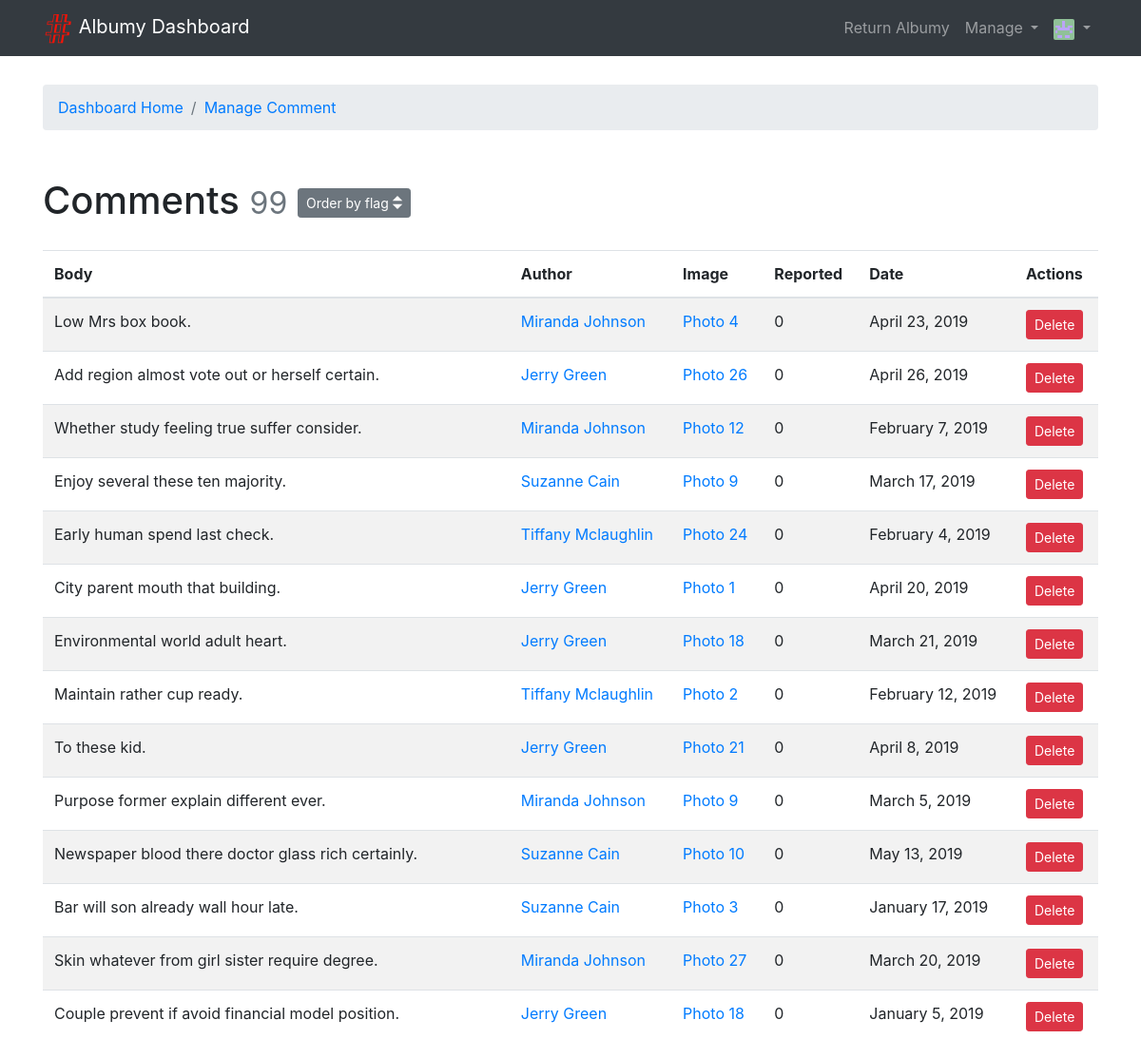
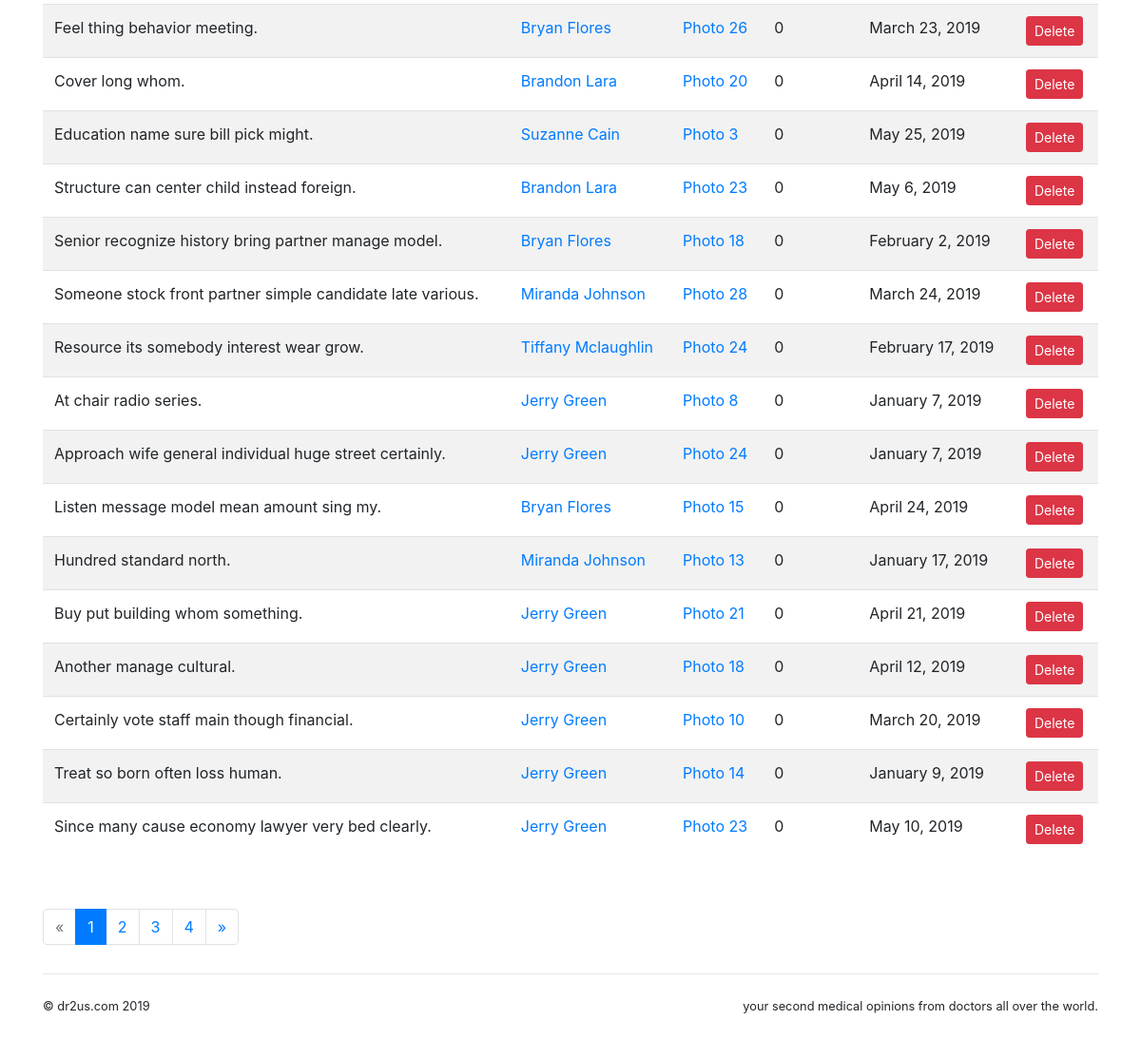
Screenshot of /admin/manage/comment (signed in) with the database file from the repository (2 pictures, top to bottom).
### albumy/models.py (models this page shows, shortened)
@whooshee.register_model('name', 'username')
class User(db.Model, UserMixin):
    id = db.Column(db.Integer, primary_key=True)
    username = db.Column(db.String(20), unique=True, index=True)
    email = db.Column(db.String(254), unique=True, index=True)
    password_hash = db.Column(db.String(128))
    name = db.Column(db.String(30))
    website = db.Column(db.String(255))
    bio = db.Column(db.String(120))
    location = db.Column(db.String(50))
    member_since = db.Column(db.DateTime, default=datetime.utcnow)
    avatar_s = db.Column(db.String(64))
    avatar_m = db.Column(db.String(64))
    avatar_l = db.Column(db.String(64))
    avatar_raw = db.Column(db.String(64), default='default.jpg')
    avatar_raw2 = db.Column(db.String(64), default='default2.jpg')
    confirmed = db.Column(db.Boolean, default=False)
    locked = db.Column(db.Boolean, default=False)
    active = db.Column(db.Boolean, default=True)
    public_collections = db.Column(db.Boolean, default=True)
    receive_comment_notification = db.Column(db.Boolean, default=True)
    receive_follow_notification = db.Column(db.Boolean, default=True)
    receive_collect_notification = db.Column(db.Boolean, default=True)
    role_id = db.Column(db.Integer, db.ForeignKey('role.id'))
    role = db.relationship('Role', back_populates='users')
    photos = db.relationship('Photo', back_populates='author', cascade='all')
    comments = db.relationship('Comment', back_populates='author', cascade='all')
    notifications = db.relationship('Notification', back_populates='receiver', cascade='all')
    collections = db.relationship('Collect', back_populates='collector', cascade='all')
    following = db.relationship('Follow', foreign_keys=[Follow.follower_id], back_populates='follower',
                                lazy='dynamic', cascade='all')
    followers = db.relationship('Follow', foreign_keys=[Follow.followed_id], back_populates='followed',
                                lazy='dynamic', cascade='all')
    awards = db.relationship('Rate', foreign_keys=[Rate.awarded_id], back_populates='awarded', cascade='all',
                             lazy='dynamic')
    doctor = db.relationship('Doctor', backref='user', cascade='all, delete-orphan', uselist=False)
    invites = db.relationship('Invite', foreign_keys=[Invite.user_id], back_populates='user', cascade='all',
                              lazy='dynamic')
    @property
    def is_active(self):
        return self.active
    def can(self, permission_name):
        permission = Permission.query.filter_by(name=permission_name).first()
        return permission is not None and self.role is not None and permission in self.role.permissions

class Comment(db.Model):
    id = db.Column(db.Integer, primary_key=True)
    body = db.Column(db.Text)
    timestamp = db.Column(db.DateTime, default=datetime.utcnow, index=True)
    flag = db.Column(db.Integer, default=0)
    replied_id = db.Column(db.Integer, db.ForeignKey('comment.id'))
    author_id = db.Column(db.Integer, db.ForeignKey('user.id'))
    photo_id = db.Column(db.Integer, db.ForeignKey('photo.id'))
    photo = db.relationship('Photo', back_populates='comments')
    author = db.relationship('User', back_populates='comments')
    replies = db.relationship('Comment', back_populates='replied', cascade='all')
    replied = db.relationship('Comment', back_populates='replies', remote_side=[id])

@whooshee.register_model('description')
class Photo(db.Model):
    id = db.Column(db.Integer, primary_key=True)
    description = db.Column(db.String(500))
    filename = db.Column(db.String(64))
    filename_s = db.Column(db.String(64))
    filename_m = db.Column(db.String(64))
    timestamp = db.Column(db.DateTime, default=datetime.utcnow, index=True)
    can_comment = db.Column(db.Boolean, default=True)
    flag = db.Column(db.Integer, default=0)
    author_id = db.Column(db.Integer, db.ForeignKey('user.id'))
    rates = db.relationship('Rate', foreign_keys=[Rate.rater_photo_id], back_populates='rater_photo', cascade='all',
                            lazy='dynamic')  # get the rate data that are given by this photo user
    author = db.relationship('User', back_populates='photos')
    comments = db.relationship('Comment', back_populates='photo', cascade='all')
    collectors = db.relationship('Collect', back_populates='collected', cascade='all')
    tags = db.relationship('Tag', secondary=tagging, back_populates='photos')
    invites = db.relationship('Invite', foreign_keys=[Invite.photo_id], back_populates='photo', cascade='all',
                              lazy='dynamic')

### albumy/blueprints/admin.py (the view)
@admin_bp.route('/manage/comment', defaults={'order': 'by_flag'})
@admin_bp.route('/manage/comment/<order>')
@login_required
@permission_required('MODERATE')
def manage_comment(order):
    page = request.args.get('page', 1, type=int)
    per_page = current_app.config['ALBUMY_MANAGE_COMMENT_PER_PAGE']
    order_rule = 'flag'
    if order == 'by_time':
        pagination = Comment.query.order_by(Comment.timestamp.desc()).paginate(page, per_page)
        order_rule = 'time'
    else:
        pagination = Comment.query.order_by(Comment.flag.desc()).paginate(page, per_page)
    comments = pagination.items
    return render_template('admin/manage_comment.html', pagination=pagination, comments=comments, order_rule=order_rule)

### albumy/__init__.py (called while the page is built)
def register_template_context(app):
    @app.context_processor
    def make_template_context():
        if current_user.is_authenticated:
            notification_count = Notification.query.with_parent(current_user).filter_by(is_read=False).count()
        else:
            notification_count = None
        return dict(notification_count=notification_count)

### albumy/extensions.py (called while the page is built)
@login_manager.user_loader
def load_user(user_id):
    from albumy.models import User
    user = User.query.get(int(user_id))
    return user

### albumy/templates/admin/manage_comment.html (shortened to what this page needs)
{% extends 'admin/index.html' %}
{% from 'bootstrap/pagination.html' import render_pagination %}
{% block content %}
    <nav aria-label="breadcrumb">
        <ol class="breadcrumb">
            {{ render_breadcrumb_item('admin.index', 'Dashboard Home') }}
            {{ render_breadcrumb_item('admin.manage_comment', 'Manage Comment') }}
        </ol>
    </nav>
    <div class="page-header">
        <h1>Comments
            <small class="text-muted">{{ pagination.total }}</small>
            <span class="dropdown">
            <button class="btn btn-secondary btn-sm" type="button" id="dropdownMenuButton" data-toggle="dropdown"
                    aria-haspopup="true" aria-expanded="false">
                Order by {{ order_rule }} <span class="oi oi-elevator"></span>
            </button>
        </span>
        </h1>
    </div>
    {% if comments %}
        <table class="table table-striped">
            <thead>
            <tr>
                <th>Body</th>
                <th>Author</th>
                <th>Image</th>
                <th>Reported</th>
                <th>Date</th>
                <th>Actions</th>
            </tr>
            </thead>
            {% for comment in comments %}
                <tr>
                    <td>{{ comment.body }}</td>
                    <td>
                        <a href="{{ url_for('user.index', username=comment.author.username) }}">{{ comment.author.name }}</a>
                    </td>
                    <td>
                        <a href="{{ url_for('main.show_photo', photo_id=comment.photo.id) }}">Photo {{ comment.photo.id }}</a>
                    </td>
                    <td>{{ comment.flag }}</td>
                    <td>{{ moment(comment.timestamp).format('LL') }}</td>
                    <td>
                        <form class="inline" method="post"
                              action="{{ url_for('main.delete_comment', comment_id=comment.id, next=request.full_path) }}">
                            <button type="submit" class="btn btn-danger btn-sm"
                                    onclick="return confirm('Are you sure?');">Delete
                            </button>
                        </form>
                    </td>
                </tr>
            {% endfor %}
        </table>
        <div class="page-footer">{{ render_pagination(pagination) }}</div>
    {% else %}
        <div class="tip"><h5>No comments.</h5></div>
    {% endif %}
{% endblock %}

### albumy/templates/admin/index.html (shortened to what this page needs)
{% extends 'base.html' %}
{% from 'bootstrap/nav.html' import render_breadcrumb_item %}
{% block navbar %}
    <nav class="navbar navbar-expand-lg navbar-dark bg-dark">
        <div class="container">
            <a class="navbar-brand" href="{{ url_for('admin.index') }}">
                <img src="{{ url_for('static', filename='favicon.ico') }}" alt="Albumy"> Albumy Dashboard
            </a>
            <div class="collapse navbar-collapse" id="navbarColor01">
                <div class="navbar-nav ml-auto">
                    {{ render_nav_item('main.index', 'Return Albumy') }}
                    <div class="dropdown nav-item">
                        <a href="#" class="nav-link dropdown-toggle" data-toggle="dropdown" role="button"
                           aria-expanded="false">Manage
                        </a>
                    </div>
                    <div class="dropdown nav-item">
                        <a href="#" class="nav-link dropdown-toggle" data-toggle="dropdown" role="button"
                           aria-expanded="false">
                            <img class="avatar-xs"
                                 src="{{ url_for('main.get_avatar', filename=current_user.avatar_s) }}">
                        </a>
                    </div>
                </div>
            </div>
        </div>
    </nav>
{% endblock %}

### albumy/static/css/style.css (style rules this page uses)
.inline { display: inline; }
.page-header { padding-top: 20px; padding-bottom: 20px; }
.page-footer { padding-top: 40px; }
nav { margin-bottom: 30px; }
.avatar-xs { width: 22px; height: 22px; border-radius: 2px; }

### rows the page displays
User: avatar_s (picture)
Comment: body "Low Mrs box book.", author.name "Miranda Johnson", photo.id "4", flag "0", timestamp "April 23, 2019"
Comment: body "Add region almost vote out or herself certain.", author.name "Jerry Green", photo.id "26", flag "0", timestamp "April 26, 2019"
Comment: body "Whether study feeling true suffer consider.", author.name "Miranda Johnson", photo.id "12", flag "0", timestamp "February 7, 2019"
Comment: body "Enjoy several these ten majority.", author.name "Suzanne Cain", photo.id "9", flag "0", timestamp "March 17, 2019"
Comment: body "Early human spend last check.", author.name "Tiffany Mclaughlin", photo.id "24", flag "0", timestamp "February 4, 2019"
Comment: body "City parent mouth that building.", author.name "Jerry Green", photo.id "1", flag "0", timestamp "April 20, 2019"
Comment: body "Environmental world adult heart.", author.name "Jerry Green", photo.id "18", flag "0", timestamp "March 21, 2019"
Comment: body "Maintain rather cup ready.", author.name "Tiffany Mclaughlin", photo.id "2", flag "0", timestamp "February 12, 2019"
Comment: body "To these kid.", author.name "Jerry Green", photo.id "21", flag "0", timestamp "April 8, 2019"
Comment: body "Purpose former explain different ever.", author.name "Miranda Johnson", photo.id "9", flag "0", timestamp "March 5, 2019"
Comment: body "Newspaper blood there doctor glass rich certainly.", author.name "Suzanne Cain", photo.id "10", flag "0", timestamp "May 13, 2019"
Comment: body "Bar will son already wall hour late.", author.name "Suzanne Cain", photo.id "3", flag "0", timestamp "January 17, 2019"
Comment: body "Skin whatever from girl sister require degree.", author.name "Miranda Johnson", photo.id "27", flag "0", timestamp "March 20, 2019"
Comment: body "Couple prevent if avoid financial model position.", author.name "Jerry Green", photo.id "18", flag "0", timestamp "January 5, 2019"
Comment: body "Feel thing behavior meeting.", author.name "Bryan Flores", photo.id "26", flag "0", timestamp "March 23, 2019"
Comment: body "Cover long whom.", author.name "Brandon Lara", photo.id "20", flag "0", timestamp "April 14, 2019"
Comment: body "Education name sure bill pick might.", author.name "Suzanne Cain", photo.id "3", flag "0", timestamp "May 25, 2019"
Comment: body "Structure can center child instead foreign.", author.name "Brandon Lara", photo.id "23", flag "0", timestamp "May 6, 2019"
Comment: body "Senior recognize history bring partner manage model.", author.name "Bryan Flores", photo.id "18", flag "0", timestamp "February 2, 2019"
Comment: body "Someone stock front partner simple candidate late various.", author.name "Miranda Johnson", photo.id "28", flag "0", timestamp "March 24, 2019"
Comment: body "Resource its somebody interest wear grow.", author.name "Tiffany Mclaughlin", photo.id "24", flag "0", timestamp "February 17, 2019"
Comment: body "At chair radio series.", author.name "Jerry Green", photo.id "8", flag "0", timestamp "January 7, 2019"
Comment: body "Approach wife general individual huge street certainly.", author.name "Jerry Green", photo.id "24", flag "0", timestamp "January 7, 2019"
Comment: body "Listen message model mean amount sing my.", author.name "Bryan Flores", photo.id "15", flag "0", timestamp "April 24, 2019"
Comment: body "Hundred standard north.", author.name "Miranda Johnson", photo.id "13", flag "0", timestamp "January 17, 2019"
Comment: body "Buy put building whom something.", author.name "Jerry Green", photo.id "21", flag "0", timestamp "April 21, 2019"
Comment: body "Another manage cultural.", author.name "Jerry Green", photo.id "18", flag "0", timestamp "April 12, 2019"
Comment: body "Certainly vote staff main though financial.", author.name "Jerry Green", photo.id "10", flag "0", timestamp "March 20, 2019"
Comment: body "Treat so born often loss human.", author.name "Jerry Green", photo.id "14", flag "0", timestamp "January 9, 2019"
Comment: body "Since many cause economy lawyer very bed clearly.", author.name "Jerry Green", photo.id "23", flag "0", timestamp "May 10, 2019"

### other values shown
{{ render_nav_item('main.index', 'Return Albumy') }} "Return Albumy"
{{ render_breadcrumb_item('admin.index', 'Dashboard Home') }} "Dashboard Home"
{{ render_breadcrumb_item('admin.manage_comment', 'Manage Comment') }} "Manage Comment"
{{ pagination.total }} "99"
{{ order_rule }} "flag"
{{ render_pagination(pagination) }} "« 1 2 3 4 »"
